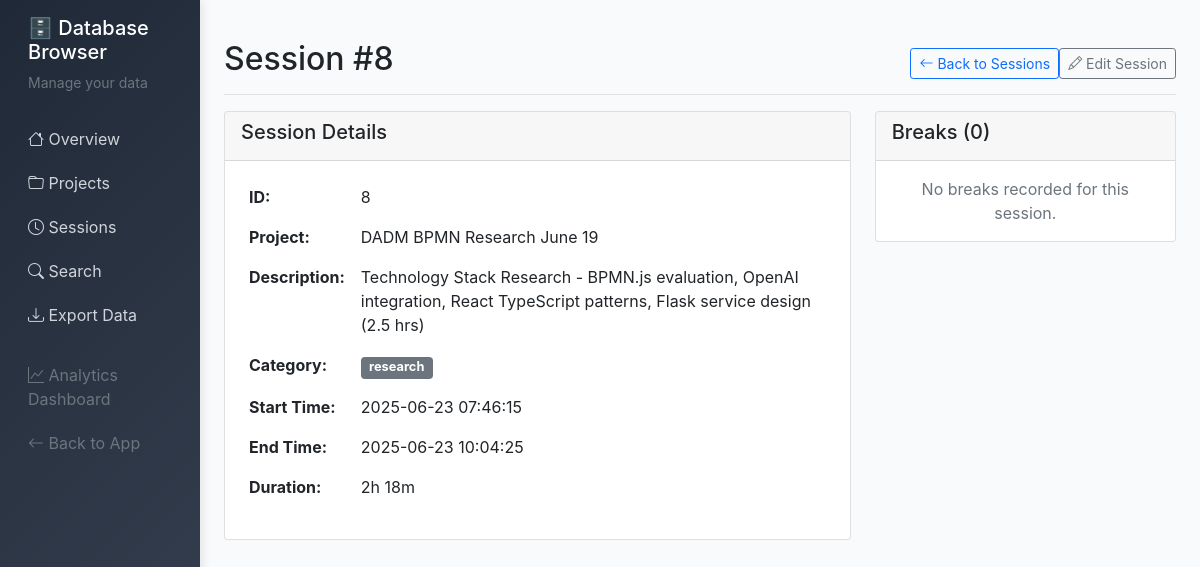
Page /db/sessions/8 on the earlier database version.
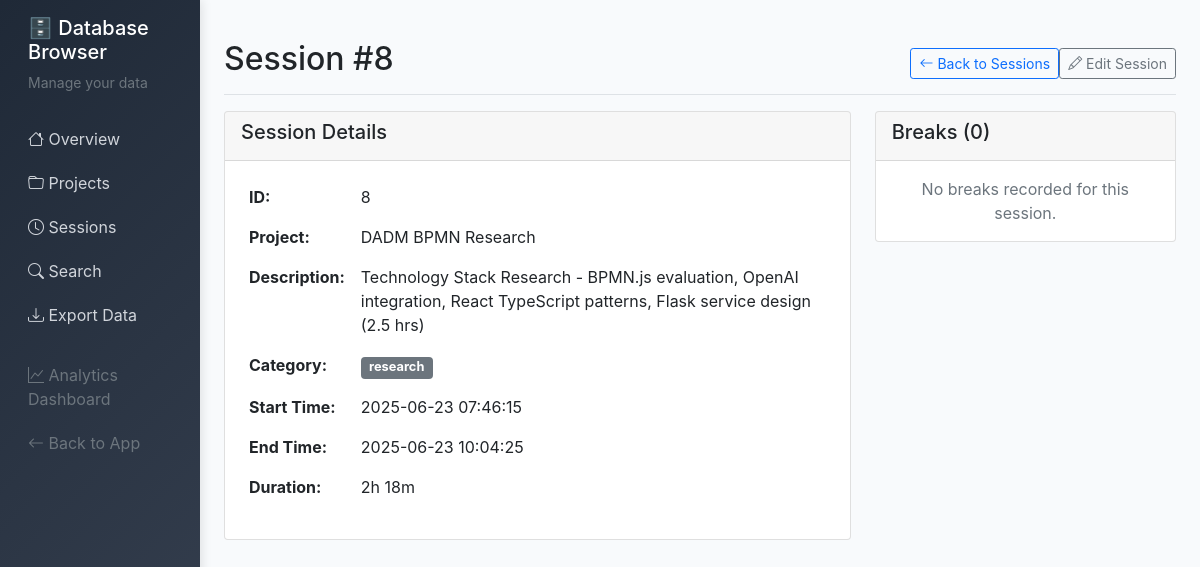
Same page on the later database version.
### server/src/models.py (models this page shows, shortened)
class Project:
    __tablename__ = 'projects'

### server/src/db_browser.py (the view)
@db_browser.route('/db/sessions/<int:session_id>')
def session_detail(session_id):
    conn = get_db_connection()
    session = conn.execute('''
        SELECT s.*, p.name as project_name
        FROM sessions s
        JOIN projects p ON s.project_id = p.id
        WHERE s.id = ?
    ''', (session_id,)).fetchone()
    if not session:
        conn.close()
        flash('Session not found', 'error')
        return redirect(url_for('db_browser.sessions'))
    breaks = conn.execute('SELECT * FROM breaks WHERE session_id = ? ORDER BY start_time',
                         (session_id,)).fetchall()
    conn.close()
    return render_template('db_browser/session_detail.html', session=session, breaks=breaks)

### server/src/db_browser.py (called while the page is built)
def get_db_connection():
    database_path = os.environ.get('DATABASE_PATH', '/app/data/timetracker.db')
    conn = sqlite3.connect(database_path)
    conn.row_factory = sqlite3.Row
    return conn

### server/src/templates/db_browser/session_detail.html (shortened to what the changed rows need)
{% extends "db_browser/base.html" %}
{% block content %}
<div class="d-flex justify-content-between flex-wrap flex-md-nowrap align-items-center pt-3 pb-2 mb-3 border-bottom">
    <h1 class="h2">Session #{{ session.id }}</h1>
</div>
<div class="row">
    <div class="col-md-8">
        <div class="card mb-4">
            <div class="card-body">
                <table class="table table-borderless">
                    <tr>
                        <td><strong>Project:</strong></td>
                        <td>{{ session.project_name }}</td>
                    </tr>
                </table>
            </div>
        </div>
    </div>
</div>
{% endblock %}

Differences in the rows shown:
changed Project: project_name "DADM BPMN Research June 19" → "DADM BPMN Research"
